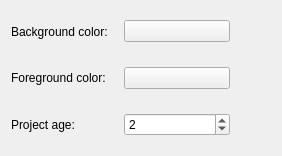
<ui version="4.0" >
 <class>prefs_base</class>
 <widget class="QWidget" name="prefs_base" >
  <property name="geometry" >
   <rect>
    <x>0</x>
    <y>0</y>
    <width>282</width>
    <height>156</height>
   </rect>
  </property>
  <layout class="QGridLayout" >
   <item row="0" column="0" >
    <widget class="QLabel" name="textLabel2_2" >
     <property name="text" >
      <string>Background color:</string>
     </property>
     <property name="wordWrap" >
      <bool>false</bool>
     </property>
    </widget>
   </item>
   <item row="0" column="1" >
    <widget class="KColorButton" name="kcfg_col_background" >
     <property name="toolTip" >
      <string>Choose a new background color</string>
     </property>
     <property name="whatsThis" >
      <string>&lt;html>&lt;head>&lt;meta name="qrichtext" content="1" />&lt;style type="text/css">
p, li { white-space: pre-wrap; }
&lt;/style>&lt;/head>&lt;body style=" font-family:'DejaVu Serif'; font-size:9pt; font-weight:400; font-style:normal;">
&lt;p style=" margin-top:0px; margin-bottom:0px; margin-left:0px; margin-right:0px; -qt-block-indent:0; text-indent:0px;">Change the &lt;span style=" font-weight:600;">background&lt;/span> color by clicking here and choose the new &lt;span style=" color:#ff0000;">color&lt;/span> in the &lt;span style=" font-style:italic;">color dialog&lt;/span>.&lt;/p>&lt;/body>&lt;/html></string>
     </property>
     <property name="text" >
      <string/>
     </property>
    </widget>
   </item>
   <item row="2" column="0" >
    <widget class="QLabel" name="textLabel1" >
     <property name="text" >
      <string>Project age:</string>
     </property>
     <property name="wordWrap" >
      <bool>false</bool>
     </property>
    </widget>
   </item>
   <item row="1" column="0" >
    <widget class="QLabel" name="textLabel2" >
     <property name="text" >
      <string>Foreground color:</string>
     </property>
     <property name="wordWrap" >
      <bool>false</bool>
     </property>
    </widget>
   </item>
   <item row="1" column="1" >
    <widget class="KColorButton" name="kcfg_col_foreground" >
     <property name="toolTip" >
      <string>Choose a new foreground color</string>
     </property>
     <property name="whatsThis" >
      <string>&lt;html>&lt;head>&lt;meta name="qrichtext" content="1" />&lt;style type="text/css">
p, li { white-space: pre-wrap; }
&lt;/style>&lt;/head>&lt;body style=" font-family:'DejaVu Serif'; font-size:9pt; font-weight:400; font-style:normal;">
&lt;p style=" margin-top:0px; margin-bottom:0px; margin-left:0px; margin-right:0px; -qt-block-indent:0; text-indent:0px;">Change the &lt;span style=" font-weight:600;">foreground&lt;/span> color by clicking here and choose the new &lt;span style=" color:#ff0000;">color&lt;/span> in the &lt;span style=" font-style:italic;">color dialog&lt;/span>.&lt;/p>&lt;/body>&lt;/html></string>
     </property>
     <property name="text" >
      <string/>
     </property>
    </widget>
   </item>
   <item row="0" column="2" >
    <spacer>
     <property name="orientation" >
      <enum>Qt::Vertical</enum>
     </property>
     <property name="sizeType" >
      <enum>QSizePolicy::Expanding</enum>
     </property>
     <property name="sizeHint" >
      <size>
       <width>41</width>
       <height>20</height>
      </size>
     </property>
    </spacer>
   </item>
   <item row="1" column="2" >
    <spacer>
     <property name="orientation" >
      <enum>Qt::Vertical</enum>
     </property>
     <property name="sizeType" >
      <enum>QSizePolicy::Expanding</enum>
     </property>
     <property name="sizeHint" >
      <size>
       <width>41</width>
       <height>20</height>
      </size>
     </property>
    </spacer>
   </item>
   <item row="2" column="1" >
    <widget class="QSpinBox" name="kcfg_val_time" >
     <property name="toolTip" >
      <string>Set the project age (in days)</string>
     </property>
     <property name="whatsThis" >
      <string>Change the project age (in days) by choosing a new number of days.</string>
     </property>
     <property name="minimum" >
      <number>1</number>
     </property>
     <property name="value" >
      <number>2</number>
     </property>
    </widget>
   </item>
   <item row="2" column="2" >
    <spacer>
     <property name="orientation" >
      <enum>Qt::Vertical</enum>
     </property>
     <property name="sizeType" >
      <enum>QSizePolicy::Expanding</enum>
     </property>
     <property name="sizeHint" >
      <size>
       <width>41</width>
       <height>20</height>
      </size>
     </property>
    </spacer>
   </item>
  </layout>
 </widget>
  <customwidgets>
  <customwidget>
   <class>KColorButton</class>
   <extends>QPushButton</extends>
   <header>kcolorbutton.h</header>
  </customwidget>
 </customwidgets>
 <includes>
  <include location="local" >kcolorbutton.h</include>
 </includes>
 <resources/>
 <connections/>
</ui>
